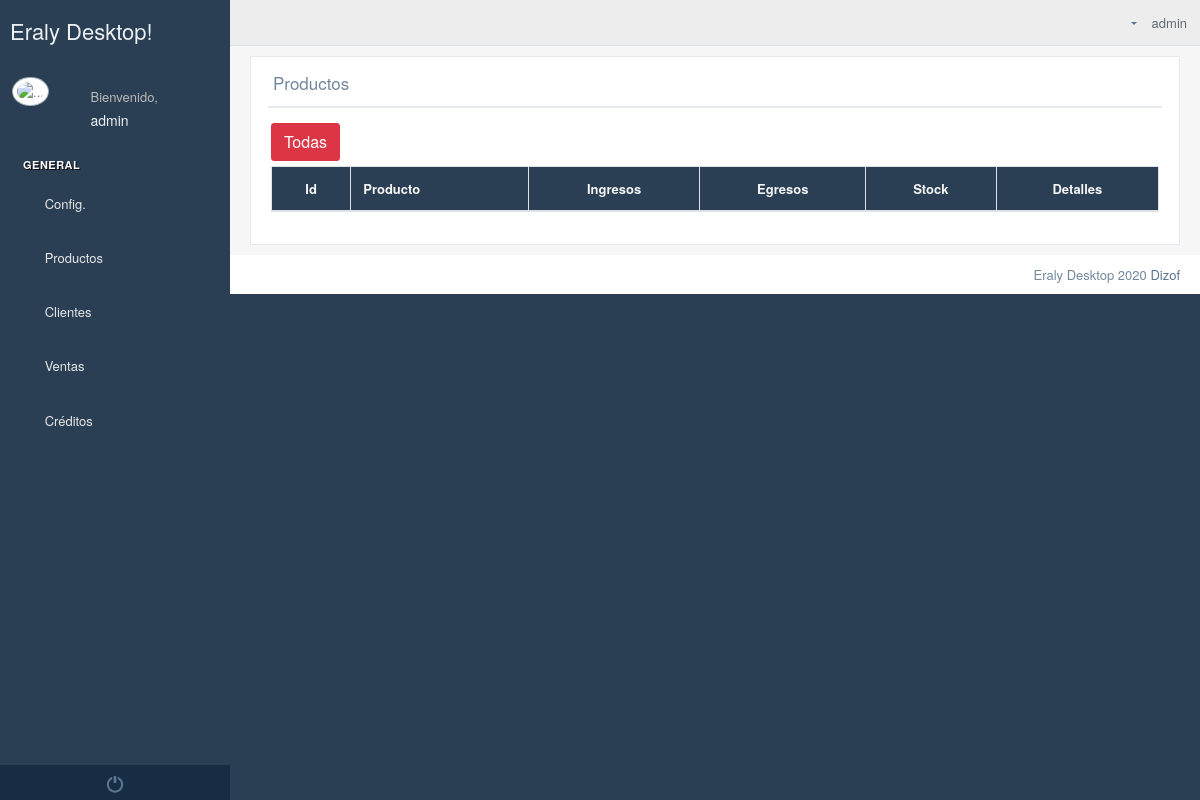
/kardex/ (signed in), run on an earlier commit of the app's database.
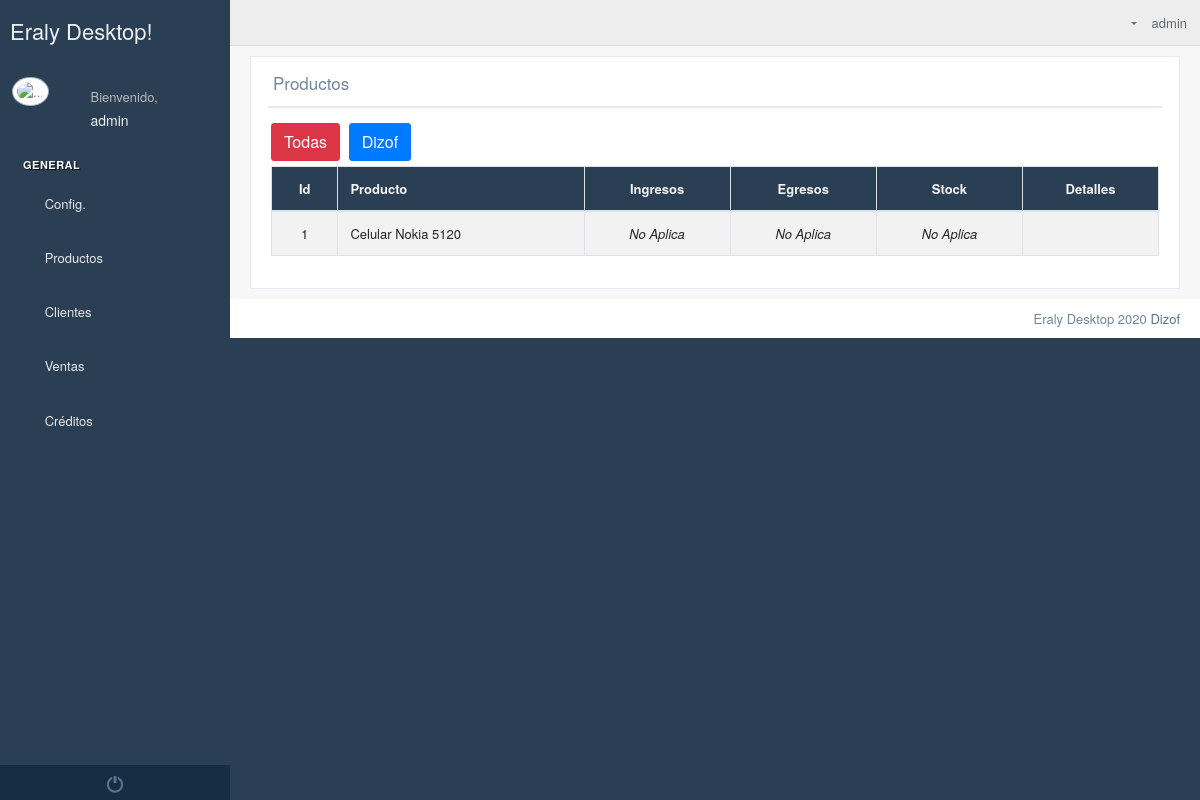
And on a later commit of the database.
### Empresa/models.py (models this page shows, shortened)
class Establecimiento(models.Model):
    logo=models.ImageField(upload_to="logos/establecimientos",null=True,blank=True)
    banner=models.ImageField(upload_to="banner/establecimientos",null=True,blank=True)
    pie_pagina=models.ImageField(upload_to="pie/establecimientos",null=True,blank=True)
    cabecera_tienda=models.ImageField(upload_to="logos/tienda",null=True,blank=True)
    color_encabezado_documentos=models.CharField(max_length=40, default="#ffffff")
    usuario=models.ForeignKey(User,on_delete=models.CASCADE)
    ruc=models.CharField(max_length=13)
    nombreComercial=models.CharField(max_length=60)
    representateLegal=models.CharField(max_length=60)
    slug = models.SlugField(max_length=255, unique=True, blank=True)
    descripcion = RichTextUploadingField(null=True, blank=True)
    ubicacion_gps = models.CharField(max_length=300,null=True,blank=True)
    correo_electronico=models.EmailField(max_length=600,null=True,blank=True)
    web=models.CharField(max_length=400,null=True,blank=True)
    facebook=models.CharField(max_length=400,null=True,blank=True)
    instagram=models.CharField(max_length=400, null=True, blank=True)
    youtube = models.CharField(max_length=400,null=True,blank=True)

### Producto/models.py (models this page shows, shortened)
class Productos(models.Model):
    tipo=models.CharField(max_length=2, default="P")
    imagen=models.ImageField(upload_to="productos",null=True,blank=True, help_text="imagen de 100px x 100px")
    codigo=models.CharField(max_length=300, null=True,blank=True, help_text="Solo si tiene codigo interno o codigo de barras")
    establecimiento = models.ForeignKey(Establecimiento, on_delete=models.CASCADE, null=True, blank=True)
    subcategoria=models.ForeignKey(Subcategorias, on_delete=models.CASCADE)
    marca=models.ForeignKey(Marca,on_delete=models.CASCADE,null=True,blank=True)
    nombre=models.CharField(max_length=100)
    talla=models.CharField(max_length=50,null=True,blank=True)
    dimension=models.CharField(max_length=200,null=True,blank=True)
    detallesTecnicos = RichTextUploadingField(null=True,blank=True,help_text="Es opcional")
    descripcion = RichTextUploadingField()
    estado=models.BooleanField(default=True)
    hash = models.CharField(max_length=256,null=True,blank=True)
    def __str__(self):
        if self.talla:
            return '%s, talla:%s' % (self.nombre, self.talla)
        else:
            return '%s'%(self.nombre)
    class Meta:
        verbose_name_plural = "3. Producto "

### Producto/views.py (the view)
# urls.py: path("kardex/", kardex),
def kardex(request):
    kax=Productos.objects.filter(establecimiento__usuario=request.user)
    if request.GET.get("establecimiento"):
        kax = Productos.objects.filter(establecimiento_id=request.GET.get("establecimiento"))
    contexto={
        'kardex':kax,
        'establecimientos':Establecimiento.objects.filter(usuario=request.user),
    }
    return render(request, "producto/kardex.html",contexto)

### templates/producto/kardex.html (shortened to what this page needs)
{% extends 'Home/index2.html' %}
{% block contenido_index %}
    {% load static %}
{% load productosTags %}
    <div class="">
        <div class="row">
            <div class="col-md-12 col-sm-12 ">
                <div class="x_panel">
                    <div class="x_title">
                        <h2>Productos <small>de los establecimientos</small></h2>
                        <div class="clearfix"></div>
                    </div>
                    <div class="x_content">
                        <div class="row">
                            <div class="col-sm-12">
                                <a class="btn btn-danger" href="/kardex/">Todas</a>
                                {% for establecimiento in establecimientos %}
                                <a class="btn btn-primary" href="/kardex/?establecimiento={{ establecimiento.id }}">{{ establecimiento.nombreComercial }}</a>
                                {% endfor %}
                                <div class="card-box table-responsive">
                                    <table id="kardex" class="table table-striped table-bordered" style="width:100%">
                                        <thead style="background-color: #2A3F54; color: whitesmoke">
                                        <tr>
                                            <th style="text-align: center">Id</th>
                                            <th>Producto</th>
                                            <th style="text-align: center">Ingresos</th>
                                            <th style="text-align: center">Egresos</th>
                                            <th style="text-align: center">Stock</th>
                                            <th style="text-align: center">Detalles</th>
                                        </tr>
                                        </thead>
                                        <tbody>
                                        {% for kard in kardex %}
                                        <tr>
                                            <td style="text-align: center">{{ kard.id }}</td>
                                            <td > {{ kard }}</td>
                                            <td style="text-align: center">
                                                {% if kard.tipo == "P" %}
                                                    {% ingresos kard.id %}
                                                {% else %}
                                                    <i>No Aplica</i>
                                                {% endif %}
                                            </td>
                                            <td style="text-align: center">
                                                {% if kard.tipo == "P" %}
                                                    {% egresos kard.id %}
                                                {% else %}
                                                    <i>No Aplica</i>
                                                {% endif %}
                                            </td>
                                            <td style="text-align: center">
                                                {% if kard.tipo == "P" %}
                                                    {% stock kard.id %}
                                                {% else %}
                                                    <i>No Aplica</i>
                                                {% endif %}
                                            </td>
                                            <td style="text-align: center"><a href="/kardex/products/{{ kard.id }}/"><i class="fa fa-area-chart text-primary"></i></a></td>
                                        </tr>
                                        {% endfor %}
                                        </tbody>
                                    </table>
                                </div>
                            </div>
                        </div>
                    </div>
                </div>
            </div>
        </div>
    </div>
{% endblock %}

What changed in the data, as far as the page shows it:
added Establecimiento: nombreComercial "Dizof"
added Productos: id "1", talla+nombre "Celular Nokia 5120", tipo "No Aplica"
